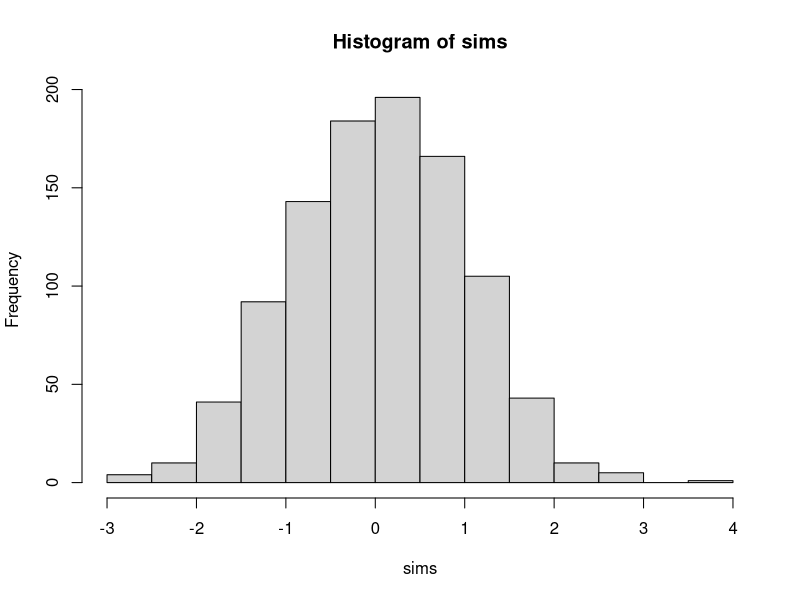
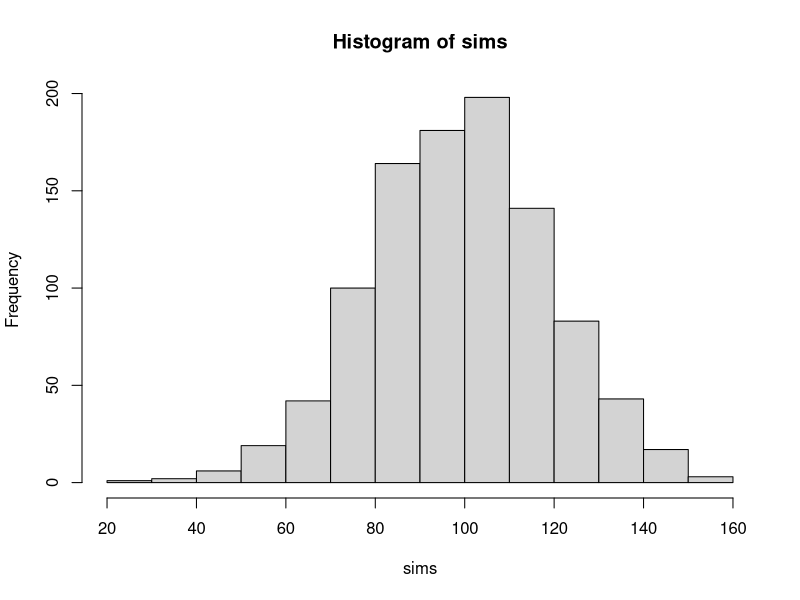

Reproduce these figures in R, in order.
?rnorm
dnorm(0)
1/sqrt(2*pi)
pnorm(0)
pnorm(1)-pnorm(-1)
qnorm(0.5)
qnorm(0.025)
sims=rnorm(1000)
hist(sims)
summary(sims)
pnorm(1,mean=2,sd=1)
qnorm(0.5,117,23)
sims=rnorm(1000,mean=100,sd=20)
hist(sims)
summary(sims)
